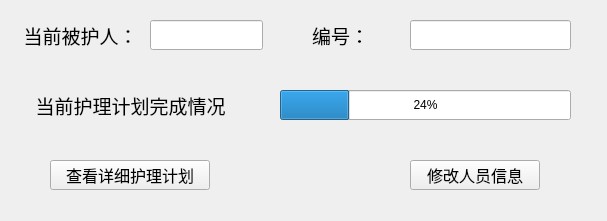
<?xml version="1.0" encoding="UTF-8"?>
<ui version="4.0">
 <class>Members</class>
 <widget class="QWidget" name="Members">
  <property name="geometry">
   <rect>
    <x>0</x>
    <y>0</y>
    <width>607</width>
    <height>221</height>
   </rect>
  </property>
  <property name="windowTitle">
   <string>被护理人详情界面</string>
  </property>
  <widget class="QLabel" name="label">
   <property name="geometry">
    <rect>
     <x>20</x>
     <y>20</y>
     <width>121</width>
     <height>30</height>
    </rect>
   </property>
   <property name="font">
    <font>
     <pointsize>14</pointsize>
    </font>
   </property>
   <property name="text">
    <string>当前被护人：</string>
   </property>
   <property name="alignment">
    <set>Qt::AlignCenter</set>
   </property>
  </widget>
  <widget class="QLineEdit" name="membername">
   <property name="geometry">
    <rect>
     <x>150</x>
     <y>20</y>
     <width>113</width>
     <height>30</height>
    </rect>
   </property>
  </widget>
  <widget class="QProgressBar" name="progressBar">
   <property name="geometry">
    <rect>
     <x>280</x>
     <y>90</y>
     <width>291</width>
     <height>30</height>
    </rect>
   </property>
   <property name="value">
    <number>24</number>
   </property>
  </widget>
  <widget class="QLabel" name="label_2">
   <property name="geometry">
    <rect>
     <x>20</x>
     <y>90</y>
     <width>221</width>
     <height>30</height>
    </rect>
   </property>
   <property name="font">
    <font>
     <pointsize>14</pointsize>
    </font>
   </property>
   <property name="text">
    <string>当前护理计划完成情况</string>
   </property>
   <property name="alignment">
    <set>Qt::AlignCenter</set>
   </property>
  </widget>
  <widget class="QPushButton" name="Buttonrevise">
   <property name="geometry">
    <rect>
     <x>410</x>
     <y>160</y>
     <width>130</width>
     <height>30</height>
    </rect>
   </property>
   <property name="font">
    <font>
     <pointsize>12</pointsize>
    </font>
   </property>
   <property name="text">
    <string>修改人员信息</string>
   </property>
  </widget>
  <widget class="QPushButton" name="Buttoncheck">
   <property name="geometry">
    <rect>
     <x>50</x>
     <y>160</y>
     <width>160</width>
     <height>30</height>
    </rect>
   </property>
   <property name="font">
    <font>
     <pointsize>12</pointsize>
    </font>
   </property>
   <property name="text">
    <string>查看详细护理计划</string>
   </property>
  </widget>
  <widget class="QLineEdit" name="membernum">
   <property name="geometry">
    <rect>
     <x>410</x>
     <y>20</y>
     <width>161</width>
     <height>30</height>
    </rect>
   </property>
  </widget>
  <widget class="QLabel" name="label_3">
   <property name="geometry">
    <rect>
     <x>280</x>
     <y>20</y>
     <width>121</width>
     <height>30</height>
    </rect>
   </property>
   <property name="font">
    <font>
     <pointsize>14</pointsize>
    </font>
   </property>
   <property name="text">
    <string>编号：</string>
   </property>
   <property name="alignment">
    <set>Qt::AlignCenter</set>
   </property>
  </widget>
 </widget>
 <resources/>
 <connections/>
</ui>
